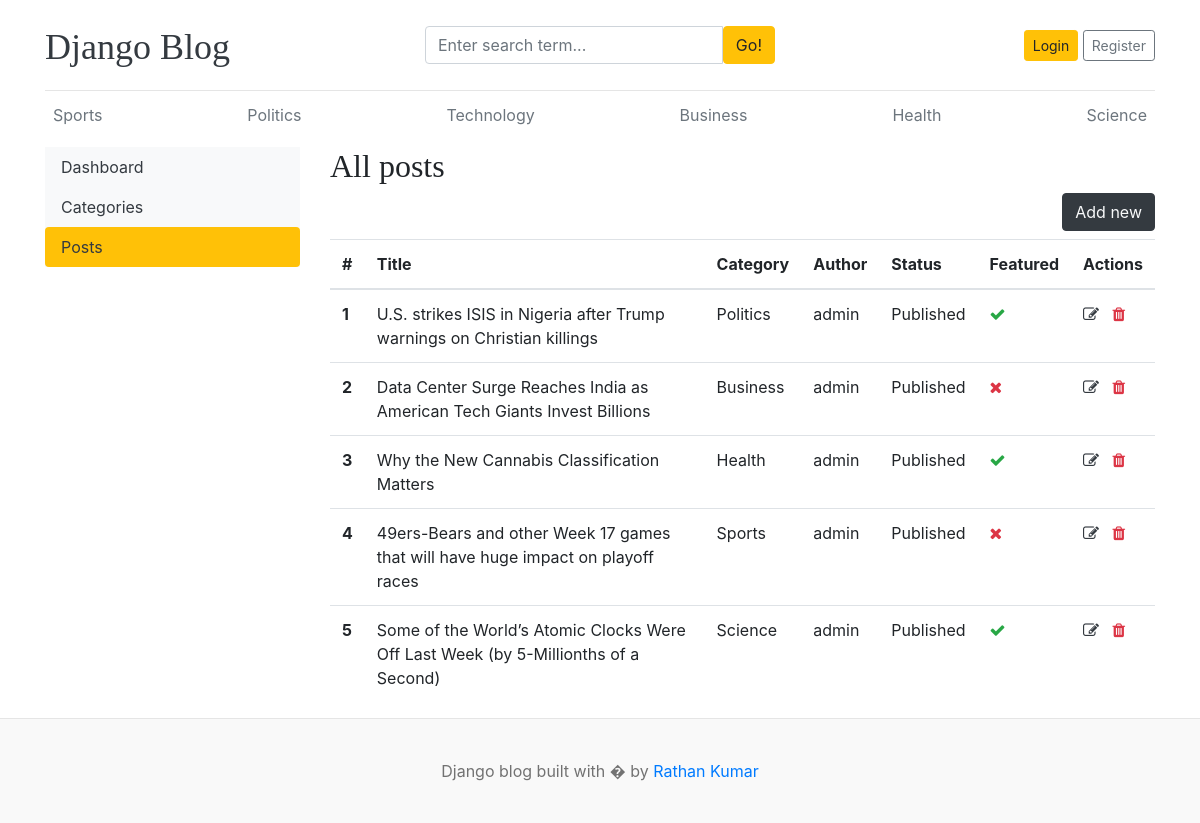
The app's page /dashboard/posts/ with its own data.
### articles/models.py (models this page shows)
class Category(models.Model):
    name = models.CharField(max_length=50, unique=True)
    created_at = models.DateTimeField(auto_now_add=True)
    updated_at = models.DateField(auto_now=True)
    def __str__(self) -> str:
        return self.name
    class Meta:
        verbose_name_plural = 'categories'

class Article(models.Model):
    title = models.CharField(max_length=100)
    slug = models.SlugField(max_length=150, unique=True, blank=True)
    category = models.ForeignKey(Category, on_delete=models.CASCADE)
    author = models.ForeignKey(User, on_delete=models.CASCADE)
    featured_image = models.ImageField(upload_to='uploads/%Y/%m/%d')
    short_description = models.TextField(max_length=500)
    body = models.TextField(max_length=15000)
    status = models.IntegerField(choices=STATUS_CHOICES, default=0)
    is_featured = models.BooleanField(default=False)
    created_at = models.DateTimeField(auto_now_add=True)
    updated_at = models.DateTimeField(auto_now=True)
    def __str__(self) -> str:
        return self.title

### dashboards/views.py (the view)
# urls.py: path('posts/', views.posts, name='posts'),
def posts(request):
    posts = Article.objects.all()
    return render(request, 'dashboard/posts.html', { 'posts': posts })

### articles/context_processors.py (called while the page is built)
def get_categories(request):
    categories = Category.objects.all()
    return dict(categories=categories)

def get_social_links(request):
    social_links = SocialLink.objects.all()
    return dict(social_links=social_links)

### dashboards/templates/dashboard/posts.html (shortened to what this page needs)
{% extends 'base.html' %}
{% block content %}
    <div class="row">
        {% include 'dashboard/sidebar.html' %}
        <div class="col-md-9">
            <h2>All posts</h2>
            <a href="{% url 'add_post' %}" class="btn btn-dark text-light float-right mb-2">Add new</a>
            <table class="table table-hover">
                <thead>
                    <tr>
                        <th scope="col">#</th>
                        <th scope="col">Title</th>
                        <th scope="col">Category</th>
                        <th scope="col">Author</th>
                        <th scope="col">Status</th>
                        <th scope="col">Featured</th>
                        <th scope="col">Actions</th>
                    </tr>
                </thead>
                <tbody>
                    {% for post in posts %}
                        <tr>
                            <th scope="row">{{ forloop.counter }}</th>
                            <td>{{ post }}</td>
                            <td>{{ post.category }}</td>
                            <td>{{ post.author }}</td>
                            <td>{{ post.get_status_display }}</td>
                            <td>
                                {% if post.is_featured %}
                                    <i class="fa fa-check text-success"></i>
                                {% else %}
                                    <i class="fa fa-times text-danger"></i>
                                {% endif %}
                            </td>
                            <td>
                                <a href="{% url 'edit_post' post.id %}"><i class="fa fa-edit text-dark"></i></a>
                                <a href="{% url 'delete_post' post.id %}"><i class="fa fa-trash text-danger"></i></a>
                            </td>
                        </tr>
                    {% endfor %}
                </tbody>
            </table>
        </div>
    </div>
{% endblock %}

### templates/base.html (shortened to what this page needs)
{% load static %}
<!DOCTYPE html>
<html lang="en">
<head>
    <link href="https://getbootstrap.com/docs/4.0/dist/css/bootstrap.min.css" rel="stylesheet">
    <link href="{% static 'css/blog.css' %}" rel="stylesheet">
    <link rel="stylesheet" href="https://cdnjs.cloudflare.com/ajax/libs/font-awesome/4.7.0/css/font-awesome.min.css">
</head>
<body>
    <div class="container">
        <header class="blog-header py-3">
            <div class="row flex-nowrap justify-content-between align-items-center">
                <div class="col-4 pt-1">
                    <a class="blog-header-logo text-dark" href="/">Django Blog</a>
                </div>
                <div class="col-4">
                    <form action="{% url 'search' %}" method="get">
                        <div class="input-group">
                            <input class="form-control" type="text" name="keyword" value="{{ keyword }}" placeholder="Enter search term..."
                                aria-label="Enter search term..." aria-describedby="button-search" />
                            <button class="btn btn-warning" id="button-search" type="submit">Go!</button>
                        </div>
                    </form>
                </div>
                <div class="col-4 d-flex justify-content-end align-items-center">
                    {% if not user.is_authenticated %}
                        <a class="btn btn-sm btn-warning" href="{% url 'login' %}">Login</a> &nbsp;
                        <a class="btn btn-sm btn-outline-secondary" href="{% url 'register' %}">Register</a>
                    {% else %}
                        {% if user.is_staff %}
                            <a href="{% url 'dashboard' %}"><span>Dashboard</span></a>&emsp;
                        {% endif %}
                        <a href="{% url 'logout' %}"><span>Logout</span></a>
                    {% endif %}
                </div>
            </div>
        </header>
        <div class="nav-scroller py-1 mb-2">
            <nav class="nav d-flex justify-content-between">
                {% for category in categories %}
                    <a class="p-2 text-muted" href="{% url 'posts_by_category' category.id %}">{{ category }}</a>
                {% endfor %}
            </nav>
        </div>
        {% block content %}{% endblock %}
    </div>
    <footer class="blog-footer">
        <p>Django blog built with � by <a href="#">Rathan Kumar</a></p>
    </footer>
</body>
</html>

### blog/static/css/blog.css (style rules this page uses)
.blog-header { border-bottom: 1px solid #e5e5e5; }
.blog-header-logo { font-family: "Playfair Display", Georgia, "Times New Roman", serif; font-size: 2.25rem; }
h1, h2, h3, h4, h5, h6 { font-family: "Playfair Display", Georgia, "Times New Roman", serif; }
.blog-footer { padding: 2.5rem 0; color: #727272; text-align: center; background-color: #f9f9f9; border-top: .05rem solid #e5e5e5; }
.blog-footer p:last-child { margin-bottom: 0; }

### records on screen
Category: name "Sports"
Category: name "Politics"
Category: name "Technology"
Category: name "Business"
Category: name "Health"
Category: name "Science"
Article: title "U.S. strikes ISIS in Nigeria after Trump warnings on Christian killings", category "Politics", author "admin", status "Published", is_featured True (drawn)
Article: title "Data Center Surge Reaches India as American Tech Giants Invest Billions", category "Business", author "admin", status "Published", is_featured False (drawn)
Article: title "Why the New Cannabis Classification Matters", category "Health", author "admin", status "Published", is_featured True (drawn)
Article: title "49ers-Bears and other Week 17 games that will have huge impact on playoff races", category "Sports", author "admin", status "Published", is_featured False (drawn)
Article: title "Some of the World’s Atomic Clocks Were Off Last Week (by 5-Millionths of a Second)", category "Science", author "admin", status "Published", is_featured True (drawn)
